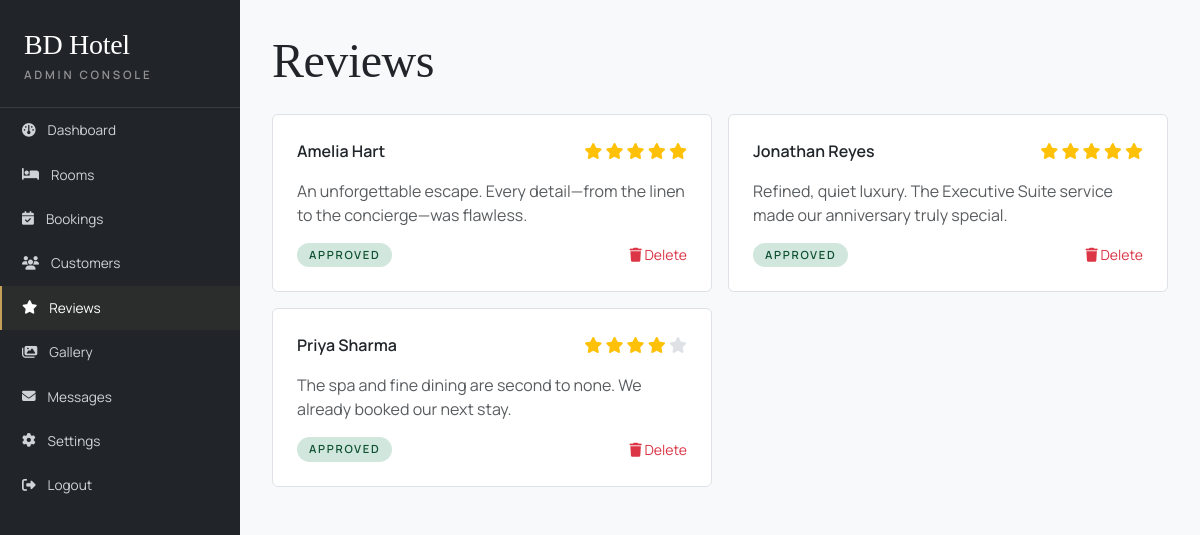
Screenshot of /admin/reviews.php (signed in) with the database file from the repository.
### tables this page shows
CREATE TABLE `reviews` (
  `id`         INT UNSIGNED AUTO_INCREMENT PRIMARY KEY,
  `user_id`    INT UNSIGNED DEFAULT NULL,
  `name`       VARCHAR(120) NOT NULL,
  `rating`     TINYINT UNSIGNED NOT NULL,
  `comment`    TEXT NOT NULL,
  `approved`   TINYINT(1) NOT NULL DEFAULT 0,
  `created_at` DATETIME NOT NULL DEFAULT CURRENT_TIMESTAMP,
  FOREIGN KEY (`user_id`) REFERENCES `users`(`id`) ON DELETE SET NULL
);

### database/db_connect.php (called while the page is built, shortened)
<?php
function db(): PDO {
    static $pdo = null;
    if ($pdo instanceof PDO) return $pdo;
    $dsn  = 'mysql:host=' . DB_HOST . ';dbname=' . DB_NAME . ';charset=' . DB_CHARSET;
    $opts = [
        PDO::ATTR_ERRMODE            => PDO::ERRMODE_EXCEPTION,
        PDO::ATTR_DEFAULT_FETCH_MODE => PDO::FETCH_ASSOC,
        PDO::ATTR_EMULATE_PREPARES   => false,
    ];
    try {
        $pdo = new PDO($dsn, DB_USER, DB_PASS, $opts);
    } catch (PDOException $e) {
        http_response_code(500);
        exit('Database connection failed: ' . htmlspecialchars($e->getMessage(), ENT_QUOTES));
    }
    return $pdo;
}

### includes/config.php (called while the page is built, shortened)
<?php
require_once __DIR__ . '/../database/db_connect.php';
function e(?string $s): string { return htmlspecialchars((string)$s, ENT_QUOTES, 'UTF-8'); }

### admin/reviews.php (the view, shortened to what this page needs)
<?php
require_once __DIR__ . '/../includes/config.php';
$rows = db()->query('SELECT * FROM reviews ORDER BY created_at DESC')->fetchAll();
require __DIR__ . '/_layout.php';
?>
<h1 class="font-serif-luxe display-5 mb-4">Reviews</h1>
<div class="row g-3">
  <?php foreach ($rows as $r): ?>
    <div class="col-md-6">
      <div class="bg-white p-4 border rounded-2 h-100">
        <div class="d-flex justify-content-between align-items-center">
          <div class="fw-semibold"><?= e($r['name']) ?></div>
          <div>
            <?php for ($k=1;$k<=5;$k++): ?>
              <i class="fa-solid fa-star <?= $k <= (int)$r['rating'] ? 'star-filled' : 'star-empty' ?>"></i>
            <?php endfor; ?>
          </div>
        </div>
        <p class="text-muted mt-3"><?= e($r['comment']) ?></p>
        <div class="d-flex align-items-center gap-3 mt-3">
          <span class="status-pill <?= $r['approved']?'status-confirmed':'status-pending' ?>"><?= $r['approved']?'Approved':'Pending' ?></span>
          <a class="text-danger small ms-auto" href="?delete=<?= (int)$r['id'] ?>" onclick="return confirm('Delete review?');"><i class="fa-solid fa-trash"></i> Delete</a>
        </div>
      </div>
    </div>
  <?php endforeach; ?>
</div>
<?php require __DIR__ . '/_footer.php'; ?>

### css/style.css (style rules this page uses)
:root { --bd-dark:#212529; --bd-bg:#F8F9FA; --bd-gold:#C5A059; --bd-blue:#0D6EFD; --bd-yellow:#FFC107; --bd-muted:#6c757d; }
* { box-sizing:border-box; }
html,body { margin:0; padding:0; background:var(--bd-bg); color:var(--bd-dark); font-family:'Manrope', -apple-system, sans-serif; scroll-behavior:smooth; -webkit-font-smoothing:antialiased; }
a { text-decoration:none; color:inherit; transition:color .3s ease; }
.font-serif-luxe { font-family:'Cormorant Garamond', serif; font-weight:400; letter-spacing:-0.01em; }
.star-filled { color:var(--bd-yellow); }
.star-empty { color:#dee2e6; }
.status-pill { font-size:.7rem; letter-spacing:.15em; text-transform:uppercase; font-weight:600; padding:.25rem .75rem; border-radius:999px; }
.status-confirmed { background:#d1e7dd; color:#0f5132; }

### rows the page displays
reviews: name "Amelia Hart", rating 5 (drawn), comment "An unforgettable escape. Every detail—from the linen to the concierge—was flawless.", approved "APPROVED"
reviews: name "Jonathan Reyes", rating 5 (drawn), comment "Refined, quiet luxury. The Executive Suite service made our anniversary truly special.", approved "APPROVED"
reviews: name "Priya Sharma", rating 4 (drawn), comment "The spa and fine dining are second to none. We already booked our next stay.", approved "APPROVED"

### other values shown
$it[1] "Dashboard"
$it[1] "Rooms"
$it[1] "Bookings"
$it[1] "Customers"
$it[1] "Reviews"
$it[1] "Gallery"
$it[1] "Messages"
$it[1] "Settings"
